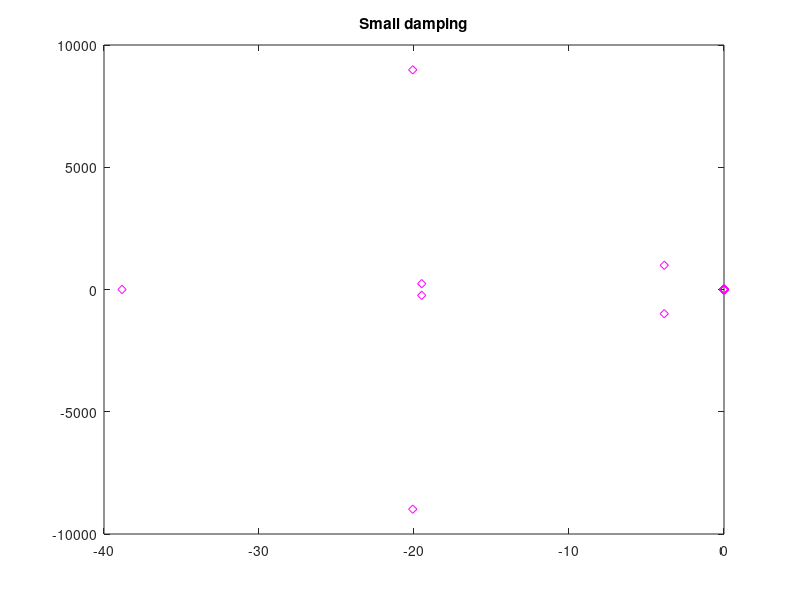
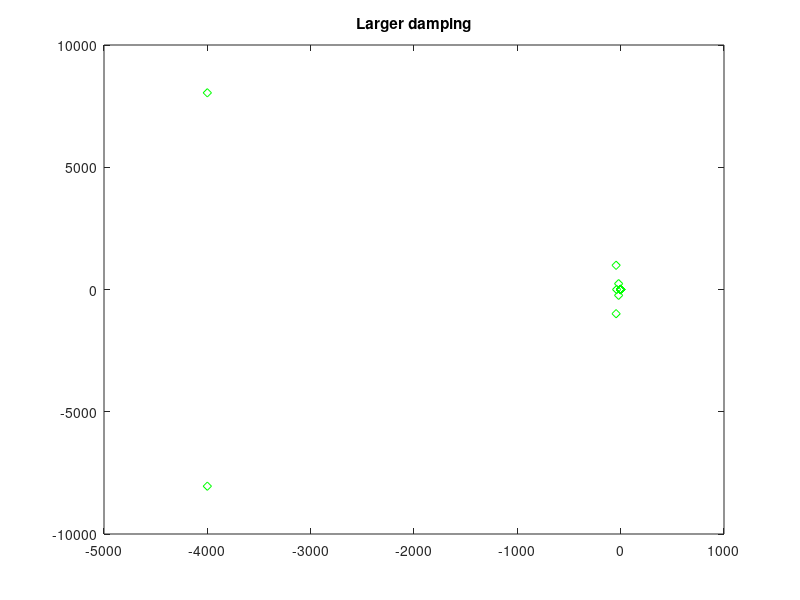

Here is the MATLAB script that generated these plots, in order:
p.r = 23.9/1000; % radius of the pulley, in mm (from Design and Experiment...)
p.A1 = (0.024/2)^2*pi; % Area of input piston, in m^2 (this is a little under a square inch)
p.A2 = (0.024/2)^2*pi; % Area of ouput piston, in m^2
p.a = (.006/2)^2*pi; % Area of the tube, in m^2
p.strokelim = 56.8/2/1000; % Stroke length limit (either way from 0)

p.h = 0.5; % Distance between pulley center and ground
p.obstacle_height = 0.37; % object will contact rod when rod contact position is at this height

% Masses
mp = 0.05;  % Pulley mass
p.Ip = 0.5*mp*p.r^2;   % pulley inertia
p.mpd = 0.05;  % Piston and diaphragm mass, kg
p.mw = 0.1;   % Total mass of the water
p.mw2 = p.mw/2;   % Mass of half the water
p.mball = 0.058; % tennis ball weighs 58g

rad_rod = 0.01; % radius of rod: 1 cm
p.l_rod = 10*p.r; % length of rod is 10x radius of pulley
vol_rod = pi*(rad_rod^2-(rad_rod-0.002)^2)*p.l_rod; % pi*(r_outer^2 - r_inner^2)*length
p.mrod = vol_rod*2700;
p.Irod = p.mrod*p.l_rod^2/3;

% Stiffnesses
p.kp = 2014000; % Stiffness of the belt N/m 
p.khose = 1573;   % Stiffness of the hose N/m of y1
p.kacc = 100; % Stiffness of accumulator, complete guess
% p.kh = 1/(1/p.khose+1/p.kacc); % Effective stiffness of "hose"
p.kh = p.khose;

% Damping
% p.bp = 100;     % Damping of the belt
p.bp = 1;
p.bf = 2.137;     % V
k = 0;
b = 0;

 M1 = p.mw2*p.A1/p.a + p.mpd*p.a/p.A1;
    M2 = p.mw2*p.A2/p.a + p.mpd*p.a/p.A2;
    kpaOVA1  = p.kp*p.a/p.A1;
    bpaOVA1  = p.bp*p.a/p.A1;
    kpaOVA2  = p.kp*p.a/p.A2;
    bpaOVA2  = p.bp*p.a/p.A2;


A = [0                 1                   0                           0                           0                           0                           0                   0; ...
        -p.kp*p.r^2/p.Ip     -p.bp*p.r^2/p.Ip    p.kp*p.r/p.Ip             p.bp*p.r/p.Ip               0                           0                           0                   0; ...
        0                   0                   0                           1                           0                           0                           0                   0; ...
        kpaOVA1*p.r/M1     bpaOVA1*p.r/M1     (-kpaOVA1-p.kh*p.A1/p.a-k)/M1  (-bpaOVA1-p.bf*p.A1/p.a-b)/M1  p.kh*p.A2/(p.a*M1)         0                           0                   0; ...
        0                   0                   0                           0                           0                           1                           0                   0; ...
        0                   0                   p.kh*p.A1/(p.a*M2)         0                           (-kpaOVA2-p.kh*p.A2/p.a)/M2  (-bpaOVA2-p.bf*p.A1/p.a)/M2  kpaOVA2*p.r/M2     bpaOVA2*p.r/M2; ...
        0                   0                   0                           0                           0                           0                           0                   1; ...
        0                   0                   0                           0                           p.kp*p.r/(p.Ip+p.Irod)      p.bp*p.r/(p.Ip+p.Irod)      -p.kp*p.r^2/(p.Ip+p.Irod)     -p.bp*p.r^2/(p.Ip+p.Irod)];
[V,D] = eig(A);
Ddiag = diag(D)
figure
plot(D, 'md')
title('Small damping')

sys = zpk([],[Ddiag(1),Ddiag(2)],1)
[wn, zeta] = damp(sys)

%% high
p.bp = 200.0;
A2 = [0                 1                   0                           0                           0                           0                           0                   0; ...
        -p.kp*p.r^2/p.Ip     -p.bp*p.r^2/p.Ip    p.kp*p.r/p.Ip             p.bp*p.r/p.Ip               0                           0                           0                   0; ...
        0                   0                   0                           1                           0                           0                           0                   0; ...
        kpaOVA1*p.r/M1     bpaOVA1*p.r/M1     (-kpaOVA1-p.kh*p.A1/p.a-k)/M1  (-bpaOVA1-p.bf*p.A1/p.a-b)/M1  p.kh*p.A2/(p.a*M1)         0                           0                   0; ...
        0                   0                   0                           0                           0                           1                           0                   0; ...
        0                   0                   p.kh*p.A1/(p.a*M2)         0                           (-kpaOVA2-p.kh*p.A2/p.a)/M2  (-bpaOVA2-p.bf*p.A1/p.a)/M2  kpaOVA2*p.r/M2     bpaOVA2*p.r/M2; ...
        0                   0                   0                           0                           0                           0                           0                   1; ...
        0                   0                   0                           0                           p.kp*p.r/(p.Ip+p.Irod)      p.bp*p.r/(p.Ip+p.Irod)      -p.kp*p.r^2/(p.Ip+p.Irod)     -p.bp*p.r^2/(p.Ip+p.Irod)];
[V2,D2] = eig(A2);
D2diag = diag(D2)
sys = zpk([],[D2diag(1),D2diag(2)],1)
% sys2 = zpk([],[D2diag(3), D2diag(4)],1)
% sys3 = zpk([],[D2diag(7), D2diag(8)],1)
[wn, zeta] = damp(sys)
% [wn, zeta] = damp(sys2)
% [wn, zeta] = damp(sys3)
figure
plot(D2, 'gd')
title('Larger damping')
